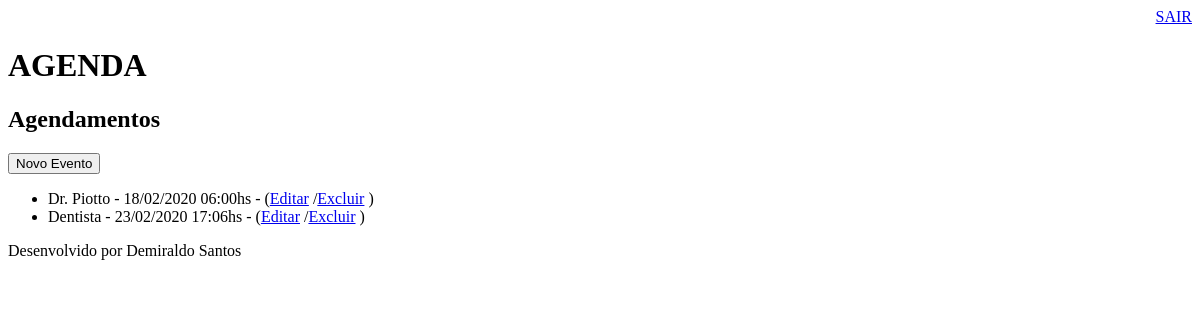
/agenda/ (signed in), run on an earlier commit of the app's database.
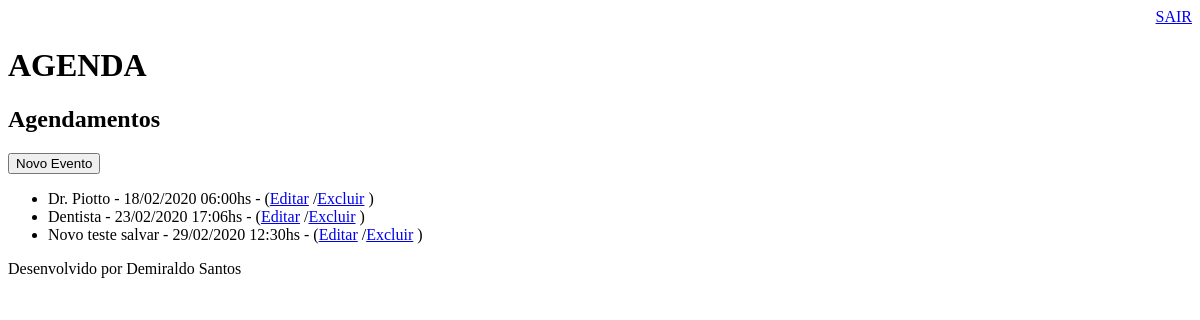
And on a later commit of the database.
### core/models.py (models this page shows, shortened)
class Evento(models.Model):
    titulo = models.CharField(max_length=100)
    descricao = models.CharField(max_length=2000, blank=True, null=True)
    data_evento = models.DateTimeField(verbose_name='Data do Evento')
    local_evento = models.CharField(max_length=200, null=True)
    data_criacao = models.DateTimeField(auto_now=True)
    usuario = models.ForeignKey(User, on_delete=models.CASCADE)
    class Meta:
        db_table = 'eventos'
    def get_data_evento(self):
        return self.data_evento.strftime('%d/%m/%Y %H:%Mhs')

### core/views.py (the view)
# urls.py: path('agenda/', views.lista_eventos),
@login_required(login_url='/login/')
def lista_eventos(request):
    evento = Evento.objects.all()
    dados = {'eventos': evento}
    return render(request, 'agenda.html', dados)

### templates/agenda.html (shortened to what this page needs)
{% extends "modelo-corpo.html" %}
{% block content %}
    <h2>Agendamentos</h2>
        <a href="cadevento/">
            <button type="button">Novo Evento</button>
        </a>
        <ul>
            {% for evento in eventos %}
                <li> {{ evento.titulo }} - {{ evento.get_data_evento }} -
                    (<a href="cadevento/?id={{ evento.id }}">Editar</a>
                    /<a href="cadevento/delete/{{ evento.id }}">Excluir</a> )
                </li>
            {% endfor %}
        </ul>
{% endblock %}

What changed in the data, as far as the page shows it:
added Evento: titulo "Novo teste salvar", get_data_evento "29/02/2020 12:30hs"
